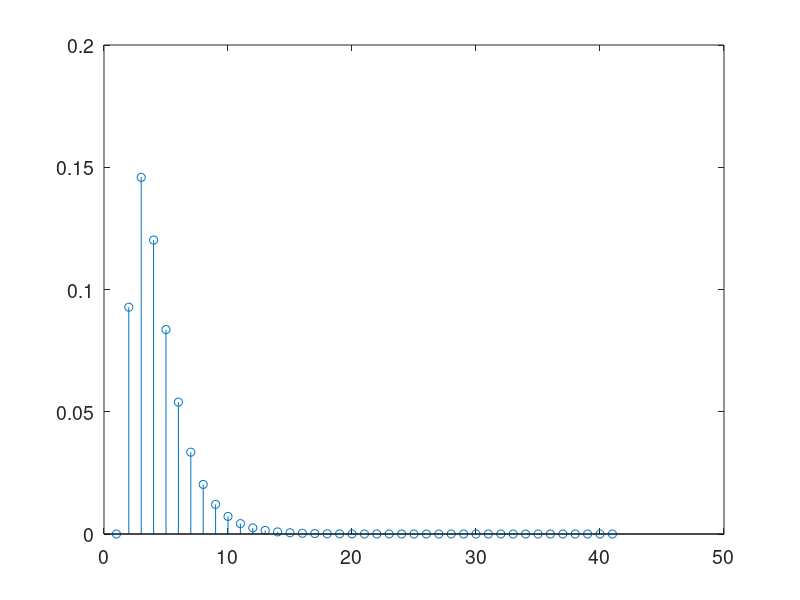

This figure's MATLAB source:
clear;
close all;

set(0,'defaultAxesFontSize',14)
set(0,'defaultTextFontSize',14)

Ts = 0.05;
T = 10;
N = 5000;
d = 2;

A1 = [-15 6;
      3 -15];
B1 = [0;
      1];
C1 = [1 0];
sys1 = ss(A1,B1,C1,0);
sd1 = c2d(sys1,Ts);
y = impulse(sd1,2)
stem(y)